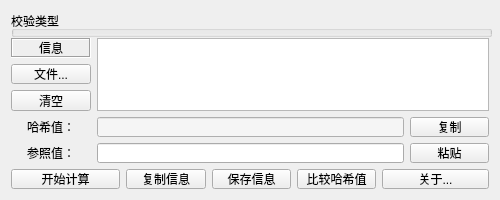
<?xml version="1.0" encoding="UTF-8"?>
<ui version="4.0">
 <class>HashToolClass</class>
 <widget class="QWidget" name="HashToolClass">
  <property name="geometry">
   <rect>
    <x>0</x>
    <y>0</y>
    <width>500</width>
    <height>200</height>
   </rect>
  </property>
  <property name="minimumSize">
   <size>
    <width>500</width>
    <height>200</height>
   </size>
  </property>
  <property name="maximumSize">
   <size>
    <width>500</width>
    <height>200</height>
   </size>
  </property>
  <property name="font">
   <font/>
  </property>
  <property name="windowTitle">
   <string>哈希值计算工具</string>
  </property>
  <property name="styleSheet">
   <string notr="true"/>
  </property>
  <layout class="QGridLayout" name="gridLayout">
   <item row="0" column="0" colspan="7">
    <widget class="QGroupBox" name="gbxHashType">
     <property name="minimumSize">
      <size>
       <width>481</width>
       <height>26</height>
      </size>
     </property>
     <property name="maximumSize">
      <size>
       <width>481</width>
       <height>26</height>
      </size>
     </property>
     <property name="title">
      <string>校验类型</string>
     </property>
     <widget class="QWidget" name="layoutWidget">
      <property name="geometry">
       <rect>
        <x>96</x>
        <y>7</y>
        <width>281</width>
        <height>22</height>
       </rect>
      </property>
      <layout class="QHBoxLayout" name="horizontalLayout">
       <item>
        <widget class="QRadioButton" name="rbtMD5">
         <property name="text">
          <string>MD5</string>
         </property>
         <property name="checked">
          <bool>true</bool>
         </property>
        </widget>
       </item>
       <item>
        <widget class="QRadioButton" name="rbSHA1">
         <property name="text">
          <string>SHA1</string>
         </property>
        </widget>
       </item>
       <item>
        <widget class="QRadioButton" name="rbSHA256">
         <property name="text">
          <string>SHA256</string>
         </property>
        </widget>
       </item>
      </layout>
     </widget>
    </widget>
   </item>
   <item row="1" column="0">
    <widget class="QLabel" name="lblText">
     <property name="styleSheet">
      <string notr="true">border-color: rgb(188, 188, 188);</string>
     </property>
     <property name="frameShape">
      <enum>QFrame::Box</enum>
     </property>
     <property name="frameShadow">
      <enum>QFrame::Sunken</enum>
     </property>
     <property name="text">
      <string>信息</string>
     </property>
     <property name="alignment">
      <set>Qt::AlignCenter</set>
     </property>
    </widget>
   </item>
   <item row="1" column="1" rowspan="3" colspan="6">
    <widget class="QTextEdit" name="edtText"/>
   </item>
   <item row="2" column="0">
    <widget class="QPushButton" name="btnFile">
     <property name="font">
      <font>
       <bold>false</bold>
      </font>
     </property>
     <property name="text">
      <string>文件...</string>
     </property>
    </widget>
   </item>
   <item row="3" column="0">
    <widget class="QPushButton" name="btnClear">
     <property name="text">
      <string>清空</string>
     </property>
    </widget>
   </item>
   <item row="4" column="0">
    <widget class="QLabel" name="lblHash">
     <property name="text">
      <string>哈希值：</string>
     </property>
     <property name="alignment">
      <set>Qt::AlignCenter</set>
     </property>
     <property name="buddy">
      <cstring>edtHash</cstring>
     </property>
    </widget>
   </item>
   <item row="4" column="1" colspan="5">
    <widget class="QLineEdit" name="edtHash">
     <property name="styleSheet">
      <string notr="true">background-color: rgb(245, 245, 245);</string>
     </property>
     <property name="text">
      <string/>
     </property>
     <property name="readOnly">
      <bool>true</bool>
     </property>
    </widget>
   </item>
   <item row="4" column="6">
    <widget class="QPushButton" name="btnCopy">
     <property name="text">
      <string>复制</string>
     </property>
    </widget>
   </item>
   <item row="5" column="0">
    <widget class="QLabel" name="lblContrast">
     <property name="text">
      <string>参照值：</string>
     </property>
     <property name="alignment">
      <set>Qt::AlignCenter</set>
     </property>
     <property name="buddy">
      <cstring>edtContrast</cstring>
     </property>
    </widget>
   </item>
   <item row="5" column="1" colspan="5">
    <widget class="QLineEdit" name="edtContrast"/>
   </item>
   <item row="5" column="6">
    <widget class="QPushButton" name="btnPaste">
     <property name="text">
      <string>粘贴</string>
     </property>
    </widget>
   </item>
   <item row="6" column="0" colspan="2">
    <widget class="QPushButton" name="btnBigen">
     <property name="text">
      <string>开始计算</string>
     </property>
    </widget>
   </item>
   <item row="6" column="2">
    <widget class="QPushButton" name="btnCopyInfo">
     <property name="text">
      <string>复制信息</string>
     </property>
    </widget>
   </item>
   <item row="6" column="3">
    <widget class="QPushButton" name="btnSaveInfo">
     <property name="text">
      <string>保存信息</string>
     </property>
    </widget>
   </item>
   <item row="6" column="4">
    <widget class="QPushButton" name="btnCompare">
     <property name="text">
      <string>比较哈希值</string>
     </property>
    </widget>
   </item>
   <item row="6" column="5" colspan="2">
    <widget class="QPushButton" name="btnCheckUpdate">
     <property name="text">
      <string>关于...</string>
     </property>
    </widget>
   </item>
  </layout>
 </widget>
 <layoutdefault spacing="6" margin="11"/>
 <tabstops>
  <tabstop>rbtMD5</tabstop>
  <tabstop>rbSHA1</tabstop>
  <tabstop>rbSHA256</tabstop>
  <tabstop>edtText</tabstop>
  <tabstop>btnFile</tabstop>
  <tabstop>btnClear</tabstop>
  <tabstop>edtHash</tabstop>
  <tabstop>edtContrast</tabstop>
  <tabstop>btnCopy</tabstop>
  <tabstop>btnPaste</tabstop>
  <tabstop>btnBigen</tabstop>
  <tabstop>btnCopyInfo</tabstop>
  <tabstop>btnSaveInfo</tabstop>
  <tabstop>btnCompare</tabstop>
  <tabstop>btnCheckUpdate</tabstop>
 </tabstops>
 <resources/>
 <connections/>
</ui>
